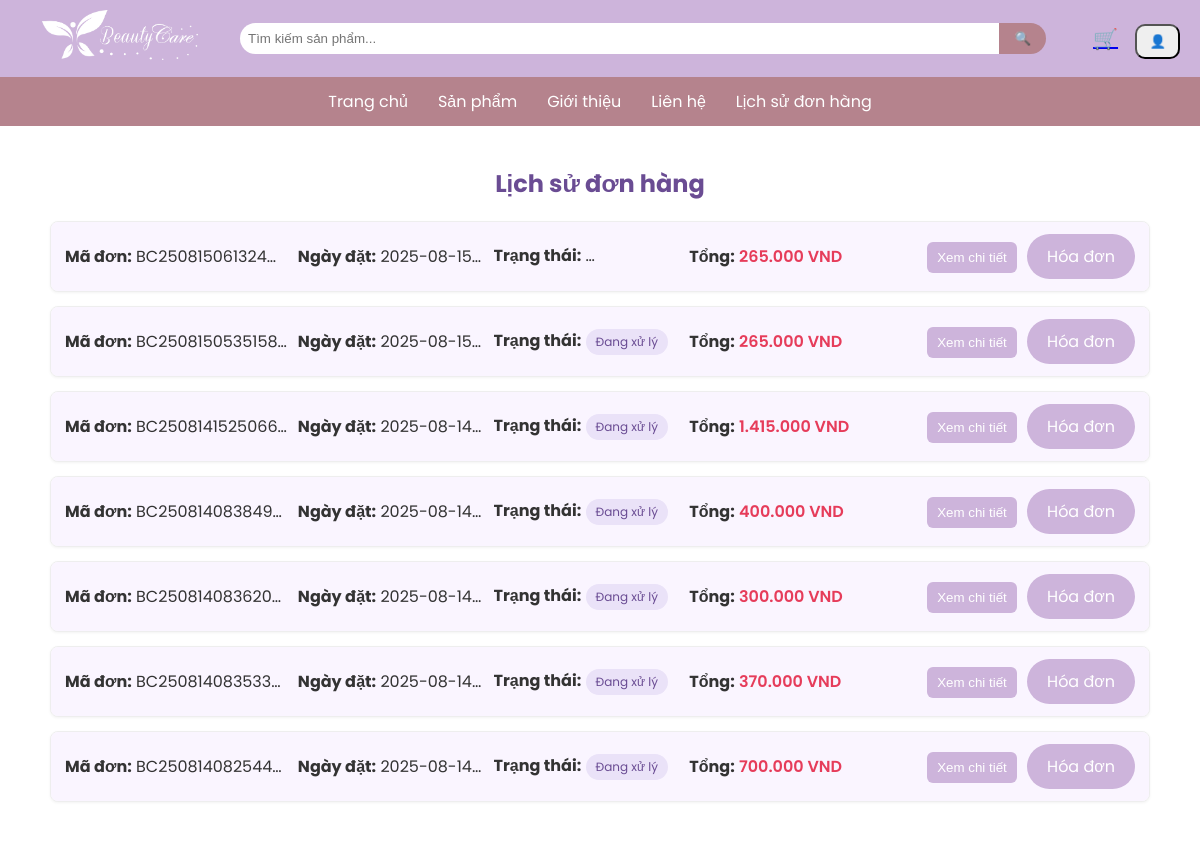
/order-history.php (signed in, upper part), run on an earlier commit of the app's database.
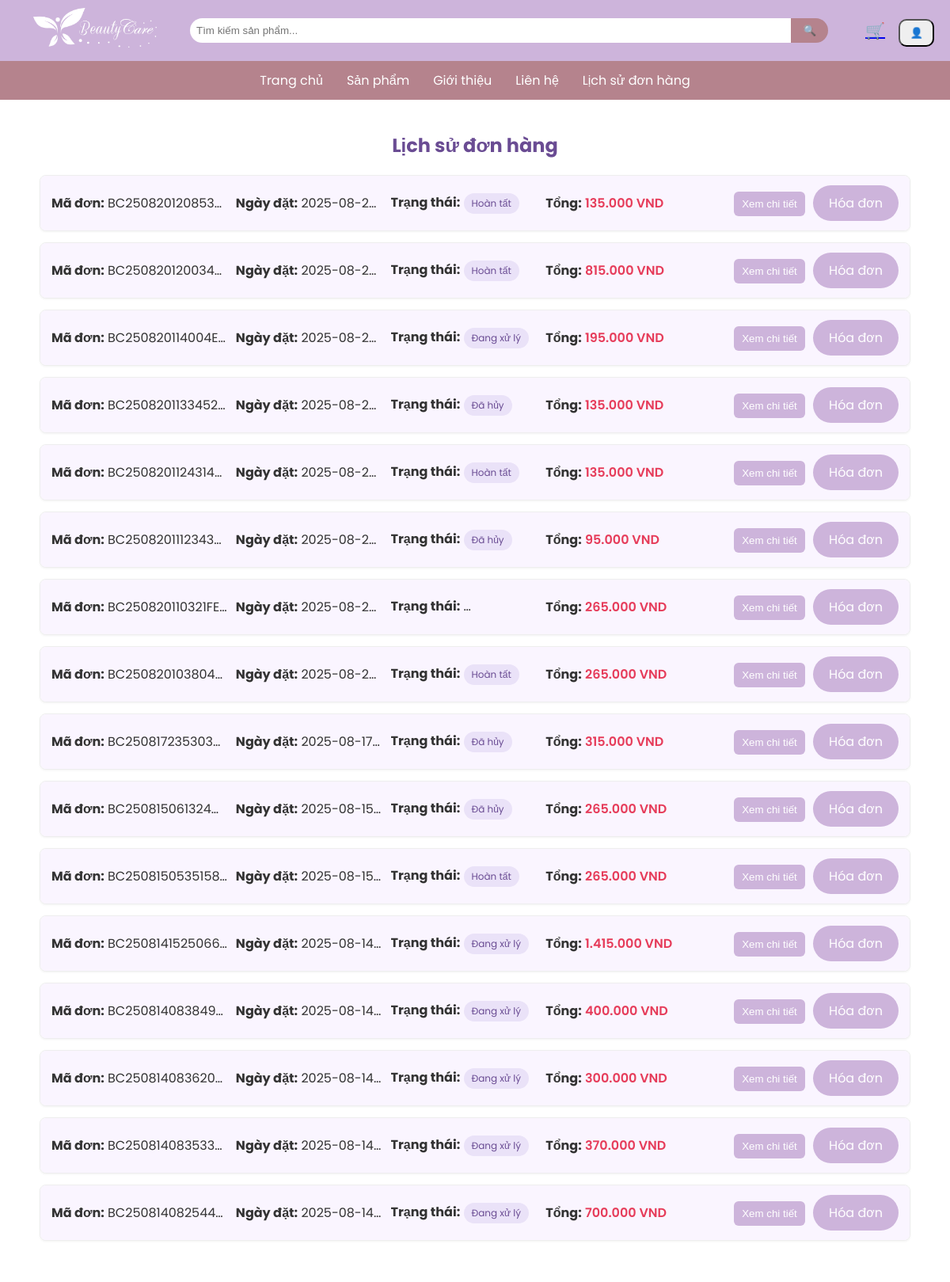
And on a later commit of the database.
### tables this page shows
CREATE TABLE `orders` (
  `id` int(11) NOT NULL,
  `ma_don` varchar(20) DEFAULT NULL,
  `user_id` int(11) DEFAULT NULL,
  `ho_ten` varchar(100) NOT NULL,
  `sdt` varchar(20) NOT NULL,
  `dia_chi` text NOT NULL,
  `phuong_xa` varchar(100) DEFAULT NULL,
  `khu_vuc` varchar(100) NOT NULL,
  `tong_tien` decimal(10,2) NOT NULL,
  `thoi_gian_dat` datetime DEFAULT current_timestamp(),
  `trang_thai` varchar(50) DEFAULT 'Chờ xác nhận',
  `ghi_chu` text DEFAULT NULL,
  `hinh_thuc_thanh_toan` varchar(50) DEFAULT NULL,
  `cancel_reason` text DEFAULT NULL,
  `cancel_time` timestamp NULL DEFAULT NULL
);

### order-history.php (the view, shortened to what this page needs)
<?php
include 'includes/header.php';
include 'includes/navbar.php';
include 'php/database.php';
$userId = (int) $_SESSION['user_id'];
$sql = "SELECT id, ma_don, tong_tien, thoi_gian_dat, trang_thai
        FROM orders
        WHERE user_id = ?
        ORDER BY thoi_gian_dat DESC";
$stmt = $conn->prepare($sql);
$stmt->bind_param("i", $userId);
$stmt->execute();
$res = $stmt->get_result();
$orders = $res->fetch_all(MYSQLI_ASSOC);
?>
<div class="history-container">
    <h2 class="history-title">Lịch sử đơn hàng</h2>
    <?php if (empty($orders)): ?>
        <div class="empty-state">
            <img src="assets/img/empty-cart.png" alt="Chưa có đơn hàng">
            <h3>Bạn chưa có đơn hàng nào</h3>
            <p>Bắt đầu hành trình mua sắm cùng BeautyCare ngay hôm nay!</p>
            <a href="products.php" class="btn-primary">Khám phá sản phẩm</a>
        </div>
    <?php else: ?>
        <?php foreach ($orders as $order): ?>
            <?php $oid = (int)$order['id']; ?>
            <div class="order-card" id="order-<?php echo $oid; ?>">
                <div class="order-header">
                    <div><strong>Mã đơn:</strong> <?php echo htmlspecialchars($order['ma_don'] ?: ('#'.$oid)); ?></div>
                    <div><strong>Ngày đặt:</strong> <?php echo htmlspecialchars($order['thoi_gian_dat']); ?></div>
                    <div><strong>Trạng thái:</strong> <span class="status-pill"><?php echo htmlspecialchars($order['trang_thai']); ?></span></div>
                    <div><strong>Tổng:</strong> <span style="color:#e63c5a; font-weight:600;"><?php echo number_format((float)$order['tong_tien'], 0, ',', '.'); ?> VND</span></div>
                    <div class="actions" style="text-align:right;">
                        <button class="toggle-btn" data-target="body-<?php echo $oid; ?>">Xem chi tiết</button>
                        <a class="btn-primary" href="order-success.php?order_id=<?php echo $oid; ?>">Hóa đơn</a>
                    </div>
                </div>
            </div>
        <?php endforeach; ?>
    <?php endif; ?>
</div>
<?php include 'includes/footer.php'; ?>

### includes/header.php (shortened to what this page needs)
<!DOCTYPE html>
<html lang="vi">
<head>
    <link rel="stylesheet" href="assets/css/style.css">
</head>
<body>
    <header class="site-header">
        <div class="header-container">
            <div class="logo">
                <a href="index.php">
                    <img src="assets/img/logo.png" alt="BeautyCare Logo">
                </a>
            </div>
            <form class="search-bar" action="products.php" method="get">
                <input type="text" name="search" placeholder="Tìm kiếm sản phẩm...">
                <button type="submit">🔍</button>
            </form>
            <div class="header-icons">
                <a href="cart.php" class="icon-btn">🛒</a>
                <?php if (isset($_SESSION['user_id'])): ?>
                    <div class="user-dropdown">
                        <button class="icon-btn">👤</button>
                    </div>
                <?php else: ?>
                    <a href="login.php" class="icon-btn">🔑</a>
                 <?php endif; ?>
            </div>
        </div>
    </header>

### includes/navbar.php (shortened to what this page needs)
<?php
$base_url = '../BeautyCare/';
?>
<nav class="main-navbar">
    <ul>
        <li><a href="<?php echo $base_url; ?>index.php">Trang chủ</a></li>
        <li class="dropdown">
            <a href="<?php echo $base_url; ?>products.php">Sản phẩm</a>
        </li>
        <li><a href="<?php echo $base_url; ?>about.php">Giới thiệu</a></li>
        <li><a href="<?php echo $base_url; ?>contact.php">Liên hệ</a></li>
        <li><a href="<?php echo $base_url; ?>order-history.php">Lịch sử đơn hàng</a></li>
    </ul>
</nav>

### includes/footer.php (shortened to what this page needs)
<!DOCTYPE html>
<html lang="vi">
<head>
</head>
<body>
</body>
</html>

### assets/css/style.css (style rules this page uses)
body { font-family: 'Poppins', sans-serif; margin: 0; background: #fff; color: #333; display: flex; flex-direction: column; }
.btn-primary { background: #cdb4db; color: #fff; padding: 10px 20px; border-radius: 25px; text-decoration: none; display: inline-block; transition: background 0.3s; cursor: pointer; }
.icon-btn { cursor: pointer; padding: 8px 12px; border-radius: 10px; display: inline-block; transition: background-color 0.3s, color 0.3s; }
.site-header { background: #cdb4db; padding: 10px 20px; }
.header-container { display: flex; justify-content: space-between; align-items: center; }
.logo img { height: 50px; }
.site-header .search-bar { flex: 1; margin: 0 20px; display: flex; }
.site-header .search-bar input { flex: 1; padding: 8px !important; border: none; border-radius: 25px 0 0 25px !important; outline: none; }
.site-header .search-bar button { background: #b5838d; border: none; color: white; padding: 0 15px; border-radius: 0 25px 25px 0; cursor: pointer; }
.header-icons { margin-left: 15px; font-size: 20px; text-decoration: none; }
.user-dropdown { position: relative; display: inline-block; }
.main-navbar { background: #b5838d; }
.main-navbar ul { list-style: none; margin: 0; padding: 0; display: flex; justify-content: center; }
.main-navbar li { margin: 0 15px; }
.main-navbar a { color: #fff; text-decoration: none; padding: 12px 0; display: block; }

### order-history.php (style rules this page uses)
.history-container { max-width: 1100px; margin: 20px auto 40px; }
.history-title { text-align: center; color: #6a4c93; margin: 20px 0; }
.order-card { background: #fff; border: 1px solid #eee; border-radius: 8px; margin-bottom: 14px; overflow: hidden; box-shadow: 0 1px 3px rgba(0,0,0,0.05); }
.order-header { display: grid; grid-template-columns: 1.2fr 1fr 1fr 1fr 250px; gap: 10px; padding: 12px 14px; align-items: center; background: #faf5ff; }
.order-header div { overflow: hidden; text-overflow: ellipsis; white-space: nowrap; }
.status-pill { display: inline-block; padding: 4px 10px; border-radius: 999px; font-size: 12px; background: #eae2f8; color: #6a4c93; }
.toggle-btn { cursor: pointer; background: #cdb4db; color: #fff; border: none; border-radius: 6px; padding: 8px 10px; }
.actions a { margin-left: 6px; }

What changed in the data, as far as the page shows it:
added orders: ma_don "BC250820120853…", thoi_gian_dat "2025-08-2…", trang_thai "Hoàn tất", tong_tien "135.000"
added orders: ma_don "BC250820120034…", thoi_gian_dat "2025-08-2…", trang_thai "Hoàn tất", tong_tien "815.000"
added orders: ma_don "BC250820114004E…", thoi_gian_dat "2025-08-2…", trang_thai "Đang xử lý", tong_tien "195.000"
added orders: ma_don "BC2508201133452…", thoi_gian_dat "2025-08-2…", trang_thai "Đã hủy", tong_tien "135.000"
added orders: ma_don "BC2508201124314…", thoi_gian_dat "2025-08-2…", trang_thai "Hoàn tất", tong_tien "135.000"
added orders: ma_don "BC2508201112343…", thoi_gian_dat "2025-08-2…", trang_thai "Đã hủy", tong_tien "95.000"
added orders: ma_don "BC250820110321FE…", thoi_gian_dat "2025-08-2…", tong_tien "265.000"
added orders: ma_don "BC250820103804…", thoi_gian_dat "2025-08-2…", trang_thai "Hoàn tất", tong_tien "265.000"
added orders: ma_don "BC250817235303…", thoi_gian_dat "2025-08-17…", trang_thai "Đã hủy", tong_tien "315.000"
changed orders "BC250815061324…": trang_thai (not shown) → "Đã hủy"
changed orders "BC2508150535158…": trang_thai "Đang xử lý" → "Hoàn tất"
